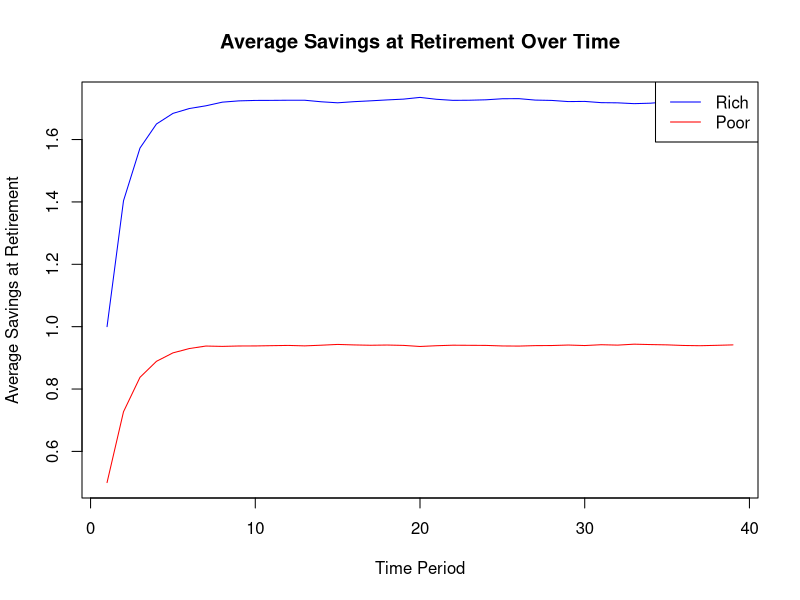

The R source for this figure:
rich_population <- 5000
poor_population <- 10000
savings_rate <- 0.5
prob_rich_to_poor <- 0.1
prob_poor_to_rich <- 0.05
time_periods <- 40
rich_wage <- 2
poor_wage <- 1
bequest_rate <- 0.5 ##the portion of wealth in retirement which gets bequested
r <- 0.1 #the interest rate

# Cobb-Douglas parameters
A <- 1  # Total factor productivity (could be adjusted)
alpha <- 0.3  # Output elasticity of capital

# Initialize the working list and retired list
wages <-c(rep(rich_wage,rich_population), rep(poor_wage, poor_population))
working <- wages * savings_rate  
retired <- c(rep(0, rich_population+poor_population))  # Initially, the retired list is empty



#class movement
update_class <- function(wages) {
  new_wages <- lapply(wages, function(income) {
    if (income == poor_wage) {
      if (runif(1) < (1-prob_poor_to_rich)) {
        return(poor_wage)
      } 
      else {
        return(rich_wage)
      }
    } 
    else {
      if (runif(1) < (1-prob_rich_to_poor)) {
        return(rich_wage)
      } else {
        return(poor_wage)
      }
    }
  })
  
  return(unlist(new_wages))
}

update_savings <- function(rich_wage,poor_wage, new_rich_wage, new_poor_wage, wages){
  new_working <-lapply(wages, function(income) {
    if (income == poor_wage) {
      return(new_poor_wage)
    } 
    else {
      return(new_rich_wage)
    }
  })
  
  return(unlist(new_working))
}


#Random Death/Bequest Rate #right now a random probability function, in the future something that takes retirement as a function?

#stochastic_bequest <- function(retirement){
  
#}

# Function to compute the total capital (wealth) of the working population
compute_capital <- function(working, retired) {
  # Assuming working agents' income is their savings
  working_capital <- sum(working)
  
  # Retired agents wealth is their savings
  retired_capital <- sum(retired)
  
  # Total capital in the economy is total savings b/c no foreign investment
  total_capital <- working_capital + retired_capital
  return(total_capital)
}

# Function to compute the number of workers
total_labor <- function(working) {
  return(length(working))  # The number of working agents
}


# Function to calculate the marginal product of labor (wage) using the Cobb-Douglas production function
update_wages <- function(wages) {
  #separating working agents into ricch and poor groups
  rich_agents <- wages[wages == rich_wage]  # Agents earning the rich wage
  poor_agents <- wages[wages == poor_wage]  # Agents earning the poor wage
  
  
  # Compute total capital (wealth)
  total_capital <- compute_capital(working, retired)
  rich_capital <- sum(rich_agents)  # Capital for rich agents
  poor_capital <- sum(poor_agents)  # Capital for poor agents
  
  
  # Total labor (number of working agents)
  labor <- total_labor(wages)
  rich_labor <- length(rich_agents)
  poor_labor <- length(poor_agents)
  
  # Cobb-Douglas production function for the marginal product of labor (MPL)
  total_output <- A * total_capital^alpha * labor^(1 - alpha)  # Total output in the economy
  wage <- (1 - alpha) * total_output / labor  # MPL = wage per worker
  
  new_rich_wage <- (1 - alpha) * total_output * (rich_capital / total_capital)^alpha / rich_labor
  new_poor_wage <- (1 - alpha) * total_output * (poor_capital / total_capital)^alpha / poor_labor
  return(c(new_rich_wage,new_poor_wage))
}

av_savings <- function(wages, retired) {
  rich_agents <- retired[wages == rich_wage]  # Agents earning the rich wage
  poor_agents <- retired[wages == poor_wage]  # Agents earning the poor wage
  rich_savings <- mean(rich_agents)
  poor_savings <- mean(poor_agents)
  return(c(rich_savings, poor_savings))
}

# Initialize vectors to store average savings over time
rich_avg_savings <- c()
poor_avg_savings <- c()

tracking_wages_rich <- c()
tracking_wages_poor <- c()

############ Main simulation loop##########################
for (t in 1:(time_periods - 1)) {
  #print(paste("Time Period:", t))
  #print("Working List:")
  #print(working)
  #print("Retired List:")
  #print(retired)
  
  
  # Compute capital and labor
  #total_capital <- compute_capital(working, retired)
  #labor <- total_labor(working)
  
  #Updated Bequest Rate
  #bequest_rate <- 
    
  # Update the retired list with new retirees and their inheritance
  retired <- bequest_rate*retired + working
  
  
  #for graph
  avg_savings <- av_savings(wages,retired)
  rich_avg_savings <- c(rich_avg_savings, avg_savings[1])
  poor_avg_savings <- c(poor_avg_savings, avg_savings[2])
  tracking_wages_rich <- c(tracking_wages_rich, rich_wage)
  tracking_wages_poor <- c(tracking_wages_poor, poor_wage)
  
  #get new wage rates
  new_rich_wage <- update_wages(wages)[1]
  new_poor_wage <- update_wages(wages)[2]
  
  # Update the working list with class movement of new generation
  wages <- update_class(wages)
  #update working incomes
  wages <-update_savings(rich_wage, poor_wage, new_rich_wage,new_poor_wage, wages)
  working <- wages *savings_rate
  rich_wage <- new_rich_wage
  poor_wage <- new_poor_wage
  
  
}


############ Graph ##################

# Plotting the average savings over time
time_periods_plot <- 1:(time_periods - 1)

plot(time_periods_plot, rich_avg_savings, type = "l", col = "blue", ylim = range(c(rich_avg_savings, poor_avg_savings)),
     xlab = "Time Period", ylab = "Average Savings at Retirement",
     main = "Average Savings at Retirement Over Time")
lines(time_periods_plot, poor_avg_savings, col = "red")
legend("topright", legend = c("Rich", "Poor"), col = c("blue", "red"), lty = 1)
